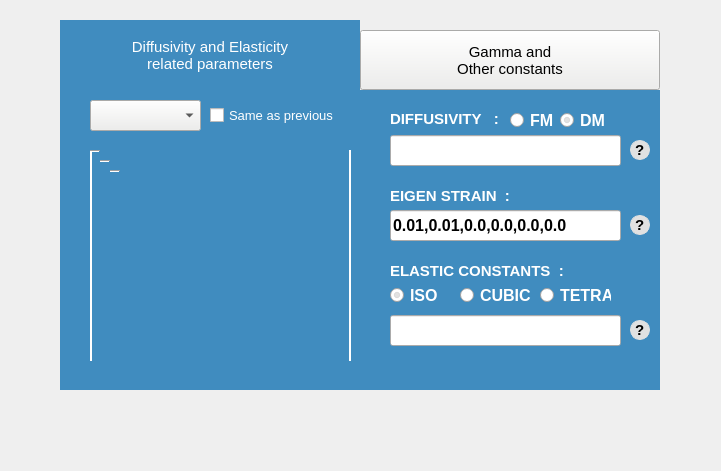
  <widget class="QWidget" name="Four_widget" native="true">
   <property name="geometry">
    <rect>
     <x>230</x>
     <y>100</y>
     <width>721</width>
     <height>471</height>
    </rect>
   </property>
   <widget class="QWidget" name="frame_5" native="true">
    <property name="geometry">
     <rect>
      <x>60</x>
      <y>90</y>
      <width>600</width>
      <height>300</height>
     </rect>
    </property>
    <property name="font">
     <font>
      <family>Ubuntu</family>
      <pointsize>12</pointsize>
      <weight>75</weight>
      <italic>false</italic>
      <bold>true</bold>
     </font>
    </property>
    <property name="styleSheet">
     <string notr="true">#frame_5{
border: none;
background-color: rgb(64, 140, 191);

}</string>
    </property>
    <widget class="QWidget" name="diffMat" native="true">
     <property name="geometry">
      <rect>
       <x>30</x>
       <y>60</y>
       <width>261</width>
       <height>211</height>
      </rect>
     </property>
     <property name="font">
      <font>
       <family>Ubuntu</family>
       <pointsize>10</pointsize>
       <weight>75</weight>
       <italic>false</italic>
       <bold>true</bold>
      </font>
     </property>
     <property name="styleSheet">
      <string notr="true">#diffMat{
border : solid rgb(255, 255, 255);
border-width : 0px 2px 0px 2px;}</string>
     </property>
     <widget class="Line" name="line">
      <property name="geometry">
       <rect>
        <x>0</x>
        <y>0</y>
        <width>10</width>
        <height>2</height>
       </rect>
      </property>
      <property name="orientation">
       <enum>Qt::Horizontal</enum>
      </property>
     </widget>
     <widget class="Line" name="line_2">
      <property name="geometry">
       <rect>
        <x>10</x>
        <y>10</y>
        <width>10</width>
        <height>2</height>
       </rect>
      </property>
      <property name="orientation">
       <enum>Qt::Horizontal</enum>
      </property>
     </widget>
     <widget class="Line" name="line_3">
      <property name="geometry">
       <rect>
        <x>20</x>
        <y>20</y>
        <width>10</width>
        <height>2</height>
       </rect>
      </property>
      <property name="orientation">
       <enum>Qt::Horizontal</enum>
      </property>
     </widget>
     <widget class="Line" name="line_4">
      <property name="geometry">
       <rect>
        <x>250</x>
        <y>250</y>
        <width>10</width>
        <height>2</height>
       </rect>
      </property>
      <property name="orientation">
       <enum>Qt::Horizontal</enum>
      </property>
     </widget>
    </widget>
    <widget class="QLabel" name="label_14">
     <property name="geometry">
      <rect>
       <x>330</x>
       <y>13</y>
       <width>141</width>
       <height>31</height>
      </rect>
     </property>
     <property name="font">
      <font>
       <family>Ubuntu</family>
       <pointsize>11</pointsize>
       <weight>75</weight>
       <italic>false</italic>
       <bold>true</bold>
      </font>
     </property>
     <property name="styleSheet">
      <string notr="true">color : #fff;</string>
     </property>
     <property name="text">
      <string>DIFFUSIVITY   :</string>
     </property>
    </widget>
    <widget class="QLineEdit" name="diffInput">
     <property name="geometry">
      <rect>
       <x>330</x>
       <y>45</y>
       <width>231</width>
       <height>31</height>
      </rect>
     </property>
    </widget>
    <widget class="QLabel" name="label_19">
     <property name="geometry">
      <rect>
       <x>570</x>
       <y>50</y>
       <width>20</width>
       <height>20</height>
      </rect>
     </property>
     <property name="font">
      <font>
       <family>Segoe UI Symbol</family>
       <pointsize>11</pointsize>
       <weight>75</weight>
       <italic>false</italic>
       <bold>true</bold>
      </font>
     </property>
     <property name="toolTip">
      <string>&lt;html&gt;&lt;head/&gt;&lt;body&gt;&lt;p&gt;The DIFFUSIVITY key refers to the inter-diffusivity matrix which has the tuple in the following form.&lt;/p&gt;&lt;/body&gt;&lt;/html&gt;</string>
     </property>
     <property name="styleSheet">
      <string notr="true">background-color: rgb(225, 225, 225);
color:rgb(0, 0, 0);
border-radius : 10px; 
border : 1px solid rgb(225, 225, 225);</string>
     </property>
     <property name="text">
      <string>?</string>
     </property>
    </widget>
    <widget class="QComboBox" name="pDropdown">
     <property name="geometry">
      <rect>
       <x>30</x>
       <y>10</y>
       <width>111</width>
       <height>31</height>
      </rect>
     </property>
     <property name="font">
      <font>
       <family>Ubuntu</family>
       <pointsize>12</pointsize>
       <weight>50</weight>
       <italic>false</italic>
       <bold>false</bold>
      </font>
     </property>
     <property name="focusPolicy">
      <enum>Qt::WheelFocus</enum>
     </property>
     <property name="styleSheet">
      <string notr="true">#pDropdown{
font: 12pt &quot;Ubuntu&quot;;
background-color: rgb(238, 238, 236);
color : black;
}</string>
     </property>
     <property name="maxVisibleItems">
      <number>20</number>
     </property>
     <property name="minimumContentsLength">
      <number>1</number>
     </property>
     <property name="placeholderText" stdset="0">
      <string/>
     </property>
    </widget>
    <widget class="QLabel" name="label_16">
     <property name="geometry">
      <rect>
       <x>330</x>
       <y>90</y>
       <width>141</width>
       <height>31</height>
      </rect>
     </property>
     <property name="font">
      <font>
       <family>Ubuntu</family>
       <pointsize>11</pointsize>
       <weight>75</weight>
       <italic>false</italic>
       <bold>true</bold>
      </font>
     </property>
     <property name="styleSheet">
      <string notr="true">color : #fff;</string>
     </property>
     <property name="text">
      <string>EIGEN STRAIN  :</string>
     </property>
    </widget>
    <widget class="QLineEdit" name="Estrain">
     <property name="geometry">
      <rect>
       <x>330</x>
       <y>120</y>
       <width>231</width>
       <height>31</height>
      </rect>
     </property>
     <property name="text">
      <string>0.01,0.01,0.0,0.0,0.0,0.0</string>
     </property>
    </widget>
    <widget class="QLineEdit" name="Econstant">
     <property name="geometry">
      <rect>
       <x>330</x>
       <y>225</y>
       <width>231</width>
       <height>31</height>
      </rect>
     </property>
    </widget>
    <widget class="QLabel" name="label_23">
     <property name="geometry">
      <rect>
       <x>330</x>
       <y>165</y>
       <width>201</width>
       <height>31</height>
      </rect>
     </property>
     <property name="font">
      <font>
       <family>Ubuntu</family>
       <pointsize>11</pointsize>
       <weight>75</weight>
       <italic>false</italic>
       <bold>true</bold>
      </font>
     </property>
     <property name="styleSheet">
      <string notr="true">color : #fff;</string>
     </property>
     <property name="text">
      <string>ELASTIC CONSTANTS  :</string>
     </property>
    </widget>
    <widget class="QRadioButton" name="es">
     <property name="geometry">
      <rect>
       <x>330</x>
       <y>195</y>
       <width>61</width>
       <height>21</height>
      </rect>
     </property>
     <property name="font">
      <font>
       <family>Ubuntu</family>
       <pointsize>12</pointsize>
       <weight>75</weight>
       <bold>true</bold>
      </font>
     </property>
     <property name="styleSheet">
      <string notr="true">
color: rgb(255, 255, 255);</string>
     </property>
     <property name="text">
      <string>ISO</string>
     </property>
     <property name="checked">
      <bool>true</bool>
     </property>
    </widget>
    <widget class="QRadioButton" name="es_2">
     <property name="geometry">
      <rect>
       <x>400</x>
       <y>195</y>
       <width>81</width>
       <height>21</height>
      </rect>
     </property>
     <property name="font">
      <font>
       <family>Ubuntu</family>
       <pointsize>12</pointsize>
       <weight>75</weight>
       <italic>false</italic>
       <bold>true</bold>
      </font>
     </property>
     <property name="styleSheet">
      <string notr="true">
color: rgb(255, 255, 255);</string>
     </property>
     <property name="text">
      <string>CUBIC</string>
     </property>
    </widget>
    <widget class="QRadioButton" name="es_3">
     <property name="geometry">
      <rect>
       <x>480</x>
       <y>195</y>
       <width>71</width>
       <height>21</height>
      </rect>
     </property>
     <property name="font">
      <font>
       <family>Ubuntu</family>
       <pointsize>12</pointsize>
       <weight>75</weight>
       <italic>false</italic>
       <bold>true</bold>
      </font>
     </property>
     <property name="styleSheet">
      <string notr="true">color: rgb(255, 255, 255);</string>
     </property>
     <property name="text">
      <string>TETRA</string>
     </property>
    </widget>
    <widget class="QWidget" name="widget" native="true">
     <property name="geometry">
      <rect>
       <x>440</x>
       <y>10</y>
       <width>131</width>
       <height>31</height>
      </rect>
     </property>
     <widget class="QRadioButton" name="diffR_2">
      <property name="geometry">
       <rect>
        <x>60</x>
        <y>10</y>
        <width>51</width>
        <height>21</height>
       </rect>
      </property>
      <property name="font">
       <font>
        <family>Ubuntu</family>
        <pointsize>12</pointsize>
        <weight>75</weight>
        <bold>true</bold>
       </font>
      </property>
      <property name="styleSheet">
       <string notr="true">color: rgb(255, 255, 255);</string>
      </property>
      <property name="text">
       <string>DM</string>
      </property>
      <property name="checked">
       <bool>true</bool>
      </property>
     </widget>
     <widget class="QRadioButton" name="diffR">
      <property name="geometry">
       <rect>
        <x>10</x>
        <y>10</y>
        <width>51</width>
        <height>21</height>
       </rect>
      </property>
      <property name="font">
       <font>
        <family>Ubuntu</family>
        <pointsize>12</pointsize>
        <weight>75</weight>
        <bold>true</bold>
       </font>
      </property>
      <property name="styleSheet">
       <string notr="true">color: rgb(255, 255, 255);</string>
      </property>
      <property name="text">
       <string>FM</string>
      </property>
      <property name="checked">
       <bool>false</bool>
      </property>
     </widget>
    </widget>
    <widget class="QLabel" name="label_24">
     <property name="geometry">
      <rect>
       <x>570</x>
       <y>125</y>
       <width>20</width>
       <height>20</height>
      </rect>
     </property>
     <property name="font">
      <font>
       <family>Segoe UI Symbol</family>
       <pointsize>11</pointsize>
       <weight>75</weight>
       <italic>false</italic>
       <bold>true</bold>
      </font>
     </property>
     <property name="toolTip">
      <string>&lt;html&gt;&lt;head/&gt;&lt;body&gt;&lt;p&gt;The EIGEN STRAIN key refers to the eigen-strain tensor in a given phase. The information about the elements of the eigen-strain are derived from the elements in the tuple.&lt;/p&gt;&lt;/body&gt;&lt;/html&gt;</string>
     </property>
     <property name="styleSheet">
      <string notr="true">background-color: rgb(225, 225, 225);
color:rgb(0, 0, 0);
border-radius : 10px; 
border : 1px solid rgb(225, 225, 225);</string>
     </property>
     <property name="text">
      <string>?</string>
     </property>
    </widget>
    <widget class="QLabel" name="label_25">
     <property name="geometry">
      <rect>
       <x>570</x>
       <y>230</y>
       <width>20</width>
       <height>20</height>
      </rect>
     </property>
     <property name="font">
      <font>
       <family>Segoe UI Symbol</family>
       <pointsize>11</pointsize>
       <weight>75</weight>
       <italic>false</italic>
       <bold>true</bold>
      </font>
     </property>
     <property name="toolTip">
      <string>&lt;html&gt;&lt;head/&gt;&lt;body&gt;&lt;p&gt;ELASTIC CONSTANTS is the key that refers to the elastic stifiness properties in the Voigt notation for an isotropic material.&lt;/p&gt;&lt;/body&gt;&lt;/html&gt;</string>
     </property>
     <property name="styleSheet">
      <string notr="true">background-color: rgb(225, 225, 225);
color:rgb(0, 0, 0);
border-radius : 10px; 
border : 1px solid rgb(225, 225, 225);</string>
     </property>
     <property name="text">
      <string>?</string>
     </property>
    </widget>
    <widget class="QCheckBox" name="allCheck">
     <property name="enabled">
      <bool>true</bool>
     </property>
     <property name="geometry">
      <rect>
       <x>150</x>
       <y>10</y>
       <width>141</width>
       <height>31</height>
      </rect>
     </property>
     <property name="font">
      <font>
       <family>Ubuntu</family>
       <pointsize>10</pointsize>
      </font>
     </property>
     <property name="styleSheet">
      <string notr="true">color: rgb(255, 255, 255);</string>
     </property>
     <property name="text">
      <string>Same as previous</string>
     </property>
    </widget>
    <widget class="QLabel" name="error5">
     <property name="geometry">
      <rect>
       <x>30</x>
       <y>275</y>
       <width>561</width>
       <height>16</height>
      </rect>
     </property>
     <property name="styleSheet">
      <string notr="true">font: 10pt &quot;Ubuntu&quot;;</string>
     </property>
     <property name="text">
      <string/>
     </property>
    </widget>
    <widget class="QLabel" name="marker">
     <property name="geometry">
      <rect>
       <x>0</x>
       <y>0</y>
       <width>0</width>
       <height>0</height>
      </rect>
     </property>
     <property name="text">
      <string>0</string>
     </property>
    </widget>
   </widget>
   <widget class="QPushButton" name="btn3">
    <property name="enabled">
     <bool>true</bool>
    </property>
    <property name="geometry">
     <rect>
      <x>60</x>
      <y>20</y>
      <width>300</width>
      <height>70</height>
     </rect>
    </property>
    <property name="sizePolicy">
     <sizepolicy hsizetype="Preferred" vsizetype="Preferred">
      <horstretch>0</horstretch>
      <verstretch>0</verstretch>
     </sizepolicy>
    </property>
    <property name="minimumSize">
     <size>
      <width>0</width>
      <height>0</height>
     </size>
    </property>
    <property name="maximumSize">
     <size>
      <width>16777215</width>
      <height>16777215</height>
     </size>
    </property>
    <property name="font">
     <font>
      <family>Ubuntu</family>
      <pointsize>11</pointsize>
      <weight>50</weight>
      <italic>false</italic>
      <bold>false</bold>
     </font>
    </property>
    <property name="styleSheet">
     <string notr="true">#btn3
{
background-color: rgb(64, 140, 191);
border:none;
border-top-color: 1px solid rgb(52, 101, 164);
color:#fff;
}</string>
    </property>
    <property name="text">
     <string>Diffusivity and Elasticity 
related parameters</string>
    </property>
   </widget>
   <widget class="QPushButton" name="btn4">
    <property name="enabled">
     <bool>true</bool>
    </property>
    <property name="geometry">
     <rect>
      <x>360</x>
      <y>30</y>
      <width>300</width>
      <height>60</height>
     </rect>
    </property>
    <property name="sizePolicy">
     <sizepolicy hsizetype="Minimum" vsizetype="Minimum">
      <horstretch>0</horstretch>
      <verstretch>0</verstretch>
     </sizepolicy>
    </property>
    <property name="minimumSize">
     <size>
      <width>0</width>
      <height>0</height>
     </size>
    </property>
    <property name="maximumSize">
     <size>
      <width>16777215</width>
      <height>16777215</height>
     </size>
    </property>
    <property name="font">
     <font>
      <family>Ubuntu</family>
      <pointsize>11</pointsize>
      <weight>50</weight>
      <italic>false</italic>
      <bold>false</bold>
     </font>
    </property>
    <property name="styleSheet">
     <string notr="true">
background-color: rgb(238, 238, 236);
</string>
    </property>
    <property name="text">
     <string>Gamma and 
Other constants</string>
    </property>
   </widget>
   <widget class="QWidget" name="frame_6" native="true">
    <property name="geometry">
     <rect>
      <x>60</x>
      <y>90</y>
      <width>600</width>
      <height>300</height>
     </rect>
    </property>
    <property name="styleSheet">
     <string notr="true">#frame_6{
border: none;
background-color: rgb(64, 140, 191);

}</string>
    </property>
    <widget class="QPushButton" name="next4">
     <property name="geometry">
      <rect>
       <x>430</x>
       <y>240</y>
       <width>140</width>
       <height>40</height>
      </rect>
     </property>
     <property name="font">
      <font>
       <family>Ubuntu</family>
       <pointsize>12</pointsize>
       <weight>50</weight>
       <italic>false</italic>
       <bold>false</bold>
      </font>
     </property>
     <property name="styleSheet">
      <string notr="true">background-color: rgb(238, 238, 236);</string>
     </property>
     <property name="text">
      <string>Next</string>
     </property>
    </widget>
    <widget class="QLabel" name="label_21">
     <property name="geometry">
      <rect>
       <x>420</x>
       <y>150</y>
       <width>20</width>
       <height>20</height>
      </rect>
     </property>
     <property name="font">
      <font>
       <family>Segoe UI Symbol</family>
       <pointsize>11</pointsize>
       <weight>75</weight>
       <italic>false</italic>
       <bold>true</bold>
      </font>
     </property>
     <property name="toolTip">
      <string>&lt;html&gt;&lt;head/&gt;&lt;body&gt;&lt;p&gt;The values &amp;quot;R&amp;quot;  will refer to the gas constant &lt;/p&gt;&lt;/body&gt;&lt;/html&gt;</string>
     </property>
     <property name="styleSheet">
      <string notr="true">background-color: rgb(225, 225, 225);
color:rgb(0, 0, 0);
border-radius : 10px; 
border : 1px solid rgb(225, 225, 225);</string>
     </property>
     <property name="text">
      <string>?</string>
     </property>
    </widget>
    <widget class="QLabel" name="label_17">
     <property name="geometry">
      <rect>
       <x>320</x>
       <y>145</y>
       <width>31</width>
       <height>31</height>
      </rect>
     </property>
     <property name="font">
      <font>
       <family>Ubuntu</family>
       <pointsize>11</pointsize>
       <weight>75</weight>
       <italic>false</italic>
       <bold>true</bold>
      </font>
     </property>
     <property name="styleSheet">
      <string notr="true">color : #fff;</string>
     </property>
     <property name="text">
      <string>R  : </string>
     </property>
    </widget>
    <widget class="QLineEdit" name="R_Value">
     <property name="geometry">
      <rect>
       <x>350</x>
       <y>145</y>
       <width>61</width>
       <height>31</height>
      </rect>
     </property>
     <property name="font">
      <font>
       <italic>false</italic>
      </font>
     </property>
     <property name="text">
      <string>1.0</string>
     </property>
    </widget>
    <widget class="QLabel" name="label_15">
     <property name="geometry">
      <rect>
       <x>320</x>
       <y>35</y>
       <width>141</width>
       <height>31</height>
      </rect>
     </property>
     <property name="font">
      <font>
       <family>Ubuntu</family>
       <pointsize>11</pointsize>
       <weight>75</weight>
       <italic>false</italic>
       <bold>true</bold>
      </font>
     </property>
     <property name="styleSheet">
      <string notr="true">color : #fff;</string>
     </property>
     <property name="text">
      <string>GAMMA   :</string>
     </property>
    </widget>
    <widget class="QLabel" name="label_18">
     <property name="geometry">
      <rect>
       <x>460</x>
       <y>145</y>
       <width>31</width>
       <height>31</height>
      </rect>
     </property>
     <property name="font">
      <font>
       <family>Ubuntu</family>
       <pointsize>11</pointsize>
       <weight>75</weight>
       <italic>false</italic>
       <bold>true</bold>
      </font>
     </property>
     <property name="styleSheet">
      <string notr="true">color : #fff;</string>
     </property>
     <property name="text">
      <string>V  : </string>
     </property>
    </widget>
    <widget class="QLineEdit" name="V_Value">
     <property name="geometry">
      <rect>
       <x>490</x>
       <y>145</y>
       <width>61</width>
       <height>31</height>
      </rect>
     </property>
     <property name="font">
      <font>
       <italic>false</italic>
      </font>
     </property>
     <property name="text">
      <string>1.0</string>
     </property>
    </widget>
    <widget class="QLabel" name="label_20">
     <property name="geometry">
      <rect>
       <x>560</x>
       <y>80</y>
       <width>20</width>
       <height>20</height>
      </rect>
     </property>
     <property name="font">
      <font>
       <family>Segoe UI Symbol</family>
       <pointsize>11</pointsize>
       <weight>75</weight>
       <italic>false</italic>
       <bold>true</bold>
      </font>
     </property>
     <property name="toolTip">
      <string>&lt;html&gt;&lt;head/&gt;&lt;body&gt;&lt;p&gt;The GAMMA key refers to the interfacial energy γ&lt;span style=&quot; vertical-align:sub;&quot;&gt;αβ&lt;/span&gt; between the phases α and β&lt;/p&gt;&lt;/body&gt;&lt;/html&gt;</string>
     </property>
     <property name="styleSheet">
      <string notr="true">background-color: rgb(225, 225, 225);
color:rgb(0, 0, 0);
border-radius : 10px; 
border : 1px solid rgb(225, 225, 225);</string>
     </property>
     <property name="text">
      <string>?</string>
     </property>
    </widget>
    <widget class="QLineEdit" name="gammaInput">
     <property name="geometry">
      <rect>
       <x>320</x>
       <y>75</y>
       <width>231</width>
       <height>31</height>
      </rect>
     </property>
    </widget>
    <widget class="QLabel" name="label_22">
     <property name="geometry">
      <rect>
       <x>560</x>
       <y>150</y>
       <width>20</width>
       <height>20</height>
      </rect>
     </property>
     <property name="font">
      <font>
       <family>Segoe UI Symbol</family>
       <pointsize>11</pointsize>
       <weight>75</weight>
       <italic>false</italic>
       <bold>true</bold>
      </font>
     </property>
     <property name="toolTip">
      <string>&lt;html&gt;&lt;head/&gt;&lt;body&gt;&lt;p&gt;The values &amp;quot;V&amp;quot; will refer to the molar volume respectively&lt;/p&gt;&lt;/body&gt;&lt;/html&gt;</string>
     </property>
     <property name="styleSheet">
      <string notr="true">background-color: rgb(225, 225, 225);
color:rgb(0, 0, 0);
border-radius : 10px; 
border : 1px solid rgb(225, 225, 225);</string>
     </property>
     <property name="text">
      <string>?</string>
     </property>
    </widget>
    <widget class="QLabel" name="error6">
     <property name="geometry">
      <rect>
       <x>150</x>
       <y>245</y>
       <width>281</width>
       <height>31</height>
      </rect>
     </property>
     <property name="styleSheet">
      <string notr="true">font: 10pt &quot;Ubuntu&quot;;</string>
     </property>
     <property name="text">
      <string/>
     </property>
    </widget>
   </widget>
   <zorder>btn3</zorder>
   <zorder>btn4</zorder>
   <zorder>frame_6</zorder>
   <zorder>frame_5</zorder>
  </widget>
